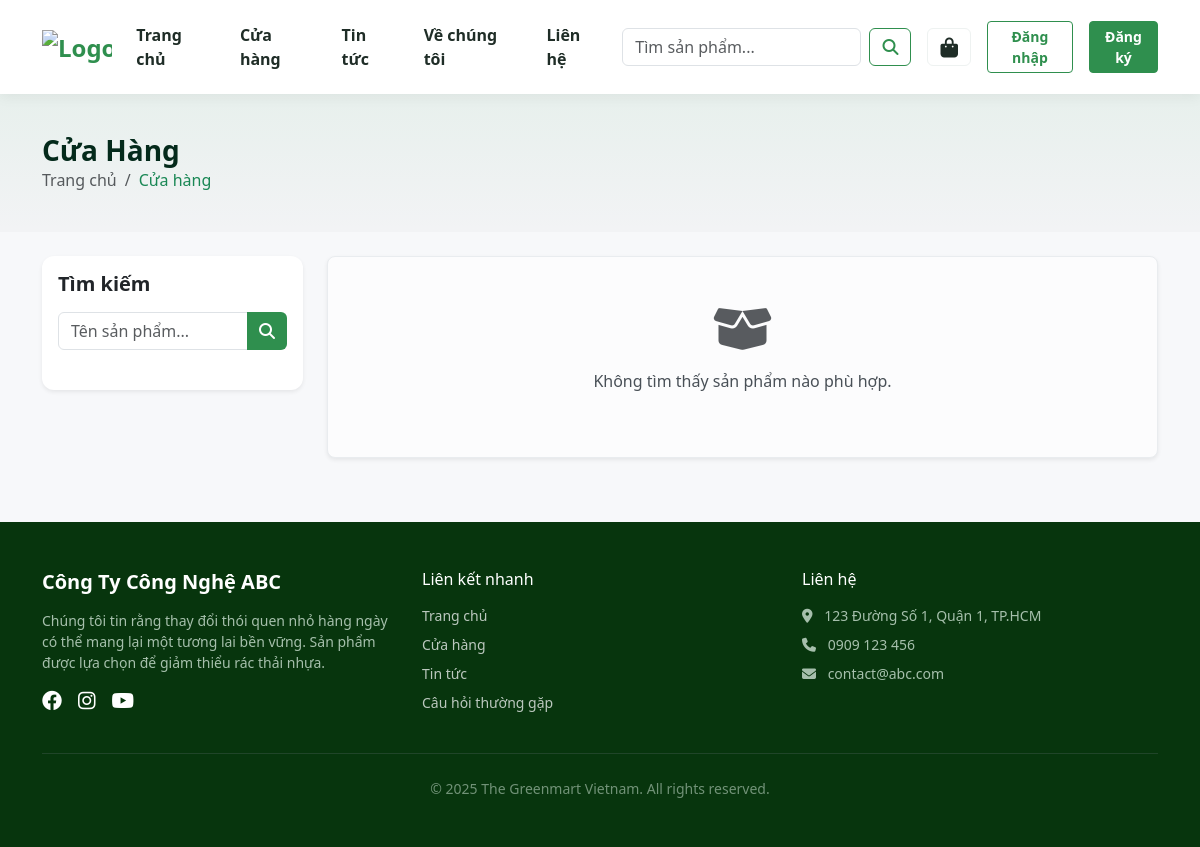
Page /index.php?controller=product&page=2 on the earlier database version.
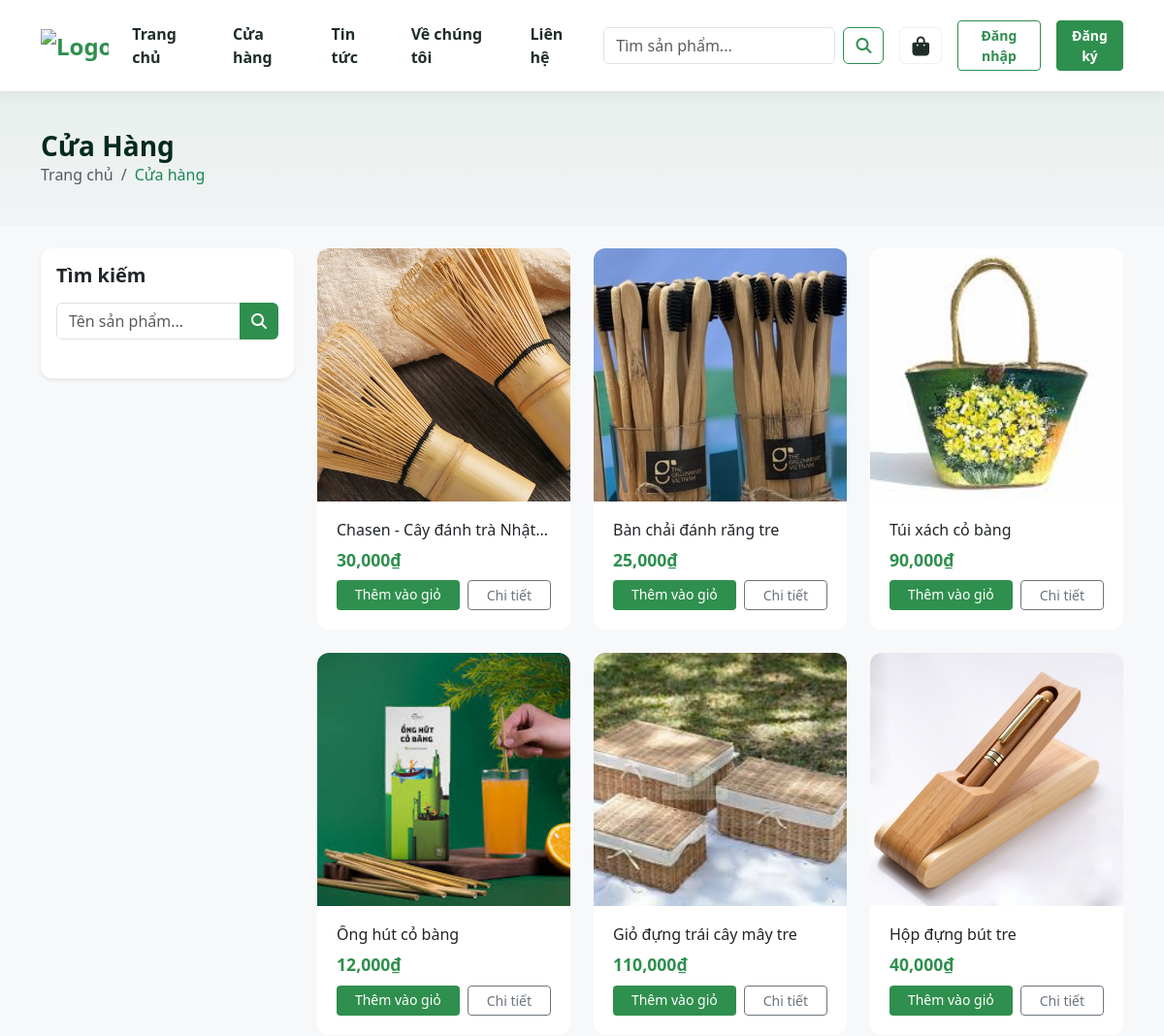
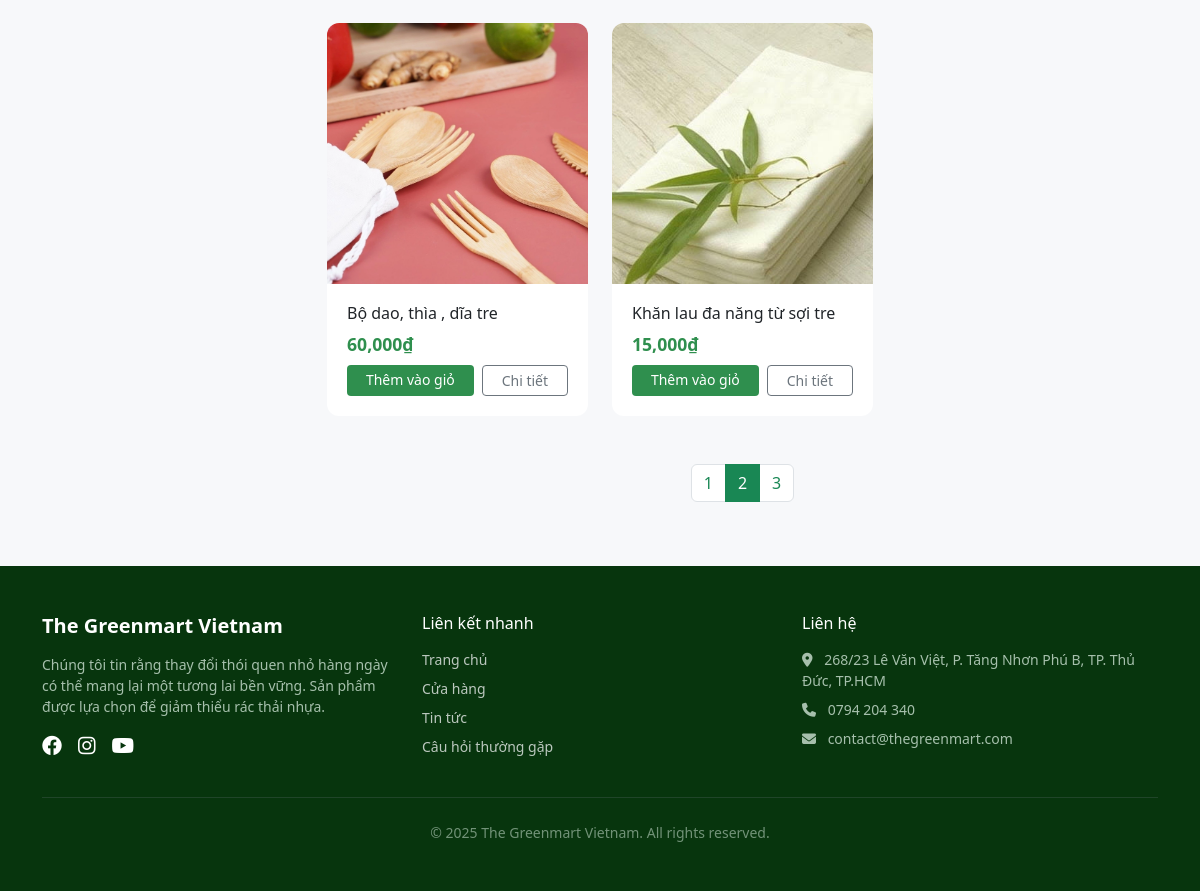
Same page on the later database version (2 pictures, top to bottom).
### tables this page shows
CREATE TABLE IF NOT EXISTS `products` (
  `id` int(11) NOT NULL AUTO_INCREMENT,
  `name` varchar(255) NOT NULL,
  `price` int(11) NOT NULL DEFAULT 0,
  `description` text DEFAULT NULL,
  `content` longtext DEFAULT NULL,
  `image` varchar(255) DEFAULT NULL,
  `created_at` timestamp DEFAULT current_timestamp(),
  PRIMARY KEY (`id`)
);

### controllers/ProductController.php (called while the page is built, shortened)
<?php
class ProductController extends BaseController {
    private $productModel;
    public function __construct() {
        $this->productModel = new ProductModel();
    }
    public function index() {
        $page = isset($_GET['page']) ? $_GET['page'] : 1;
        $pagingData = $this->productModel->paginate('products', $page, 8);
        $this->view('client/products/list', [
            'products' => $pagingData['data'],
            'totalPages' => $pagingData['total_pages'],
            'currentPage' => $pagingData['current_page']
        ]);
    }
}
?>

### models/BaseModel.php (called while the page is built, shortened)
<?php
class BaseModel {
    protected $conn;
    public function __construct() {
        $database = new Database();
        $this->conn = $database->getConnection();
    }
    public function all($table) {
        $sql = "SELECT * FROM $table";
        $stmt = $this->conn->prepare($sql);
        $stmt->execute();
        return $stmt->fetchAll(PDO::FETCH_ASSOC);
    }
    public function paginate($table, $page = 1, $limit = 10) {
        $offset = ($page - 1) * $limit;
        $sql = "SELECT * FROM $table LIMIT $limit OFFSET $offset";
        $stmt = $this->conn->prepare($sql);
        $stmt->execute();
        $data = $stmt->fetchAll(PDO::FETCH_ASSOC);
        $sqlCount = "SELECT COUNT(*) as total FROM $table";
        $stmtCount = $this->conn->prepare($sqlCount);
        $stmtCount->execute();
        $totalRecord = $stmtCount->fetch(PDO::FETCH_ASSOC)['total'];
        $totalPages = ceil($totalRecord / $limit);
        return [
            'data' => $data,
            'total_pages' => $totalPages,
            'current_page' => $page
        ];
    }
}
?>

### config/database.php (called while the page is built, shortened)
<?php
class Database {
    private $host = "localhost";
    private $db_name = "database";
    private $username = "root";
    private $password = "";
    public function getConnection() {
        $this->conn = null;
        try {
            $this->conn = new PDO("mysql:host=" . $this->host . ";dbname=" . $this->db_name . ";charset=utf8", $this->username, $this->password);
            $this->conn->setAttribute(PDO::ATTR_ERRMODE, PDO::ERRMODE_EXCEPTION);
        } catch(PDOException $exception) {
            echo "Lỗi kết nối: " . $exception->getMessage();
        }
        return $this->conn;
    }
}
?>

### views/client/products/list.php (the view, shortened to what the changed rows need)
<?php include './views/layouts/header_client.php'; ?>
<section class="page-header-block mb-4">
    <div class="container">
        <h1 class="fw-bold h3 mb-0" style="color: #042a1b;"><?php echo $title ?? 'Cửa Hàng'; ?></h1>
        <nav aria-label="breadcrumb">
            <ol class="breadcrumb mb-0 small">
                <li class="breadcrumb-item"><a href="index.php" class="text-decoration-none text-muted">Trang chủ</a></li>
                <li class="breadcrumb-item active text-success" aria-current="page">Cửa hàng</li>
            </ol>
        </nav>
    </div>
</section>
<div class="container mb-5">
    <div class="row">
        <div class="col-lg-3 mb-4">
            <div class="card border-0 shadow-sm p-3 sticky-top" style="top: 90px; border-radius: 12px;">
                <h5 class="fw-bold mb-3">Tìm kiếm</h5>
                <form action="index.php" method="GET" class="mb-4">
                    <div class="input-group">
                        <input type="text" class="form-control" name="keyword" placeholder="Tên sản phẩm..." value="<?php echo htmlspecialchars($_GET['keyword'] ?? ''); ?>">
                        <button class="btn btn-green" type="submit"><i class="fas fa-search"></i></button>
                    </div>
                </form>
            </div>
        </div>
        <div class="col-lg-9">
            <?php if(empty($products)): ?>
                <div class="alert alert-light text-center py-5 shadow-sm rounded-3">
                    <i class="fas fa-box-open fa-3x text-muted mb-3"></i>
                    <p>Không tìm thấy sản phẩm nào phù hợp.</p>
                </div>
            <?php else: ?>
                <div class="row g-4">
                    <?php foreach ($products as $p): ?>
                    <div class="col-md-4 col-sm-6">
                        <div class="card card-custom h-100">
                            <a href="index.php?controller=product&action=detail&id=<?php echo $p['id']; ?>">
                                <img src="./assets/uploads/<?php echo $p['image'] ? $p['image'] : 'default.jpg'; ?>"
                                     class="card-img-top-custom"
                                     alt="<?php echo $p['name']; ?>">
                            </a>
                            <div class="card-body-custom">
                                <h5 class="card-title text-truncate" style="font-size: 1rem;">
                                    <a href="index.php?controller=product&action=detail&id=<?php echo $p['id']; ?>" class="text-decoration-none text-dark">
                                        <?php echo $p['name']; ?>
                                    </a>
                                </h5>
                                <p class="text-price mb-2"><?php echo number_format($p['price']); ?>₫</p>
                                <div class="mt-auto d-flex gap-2">
                                    <a href="index.php?controller=cart&action=add&id=<?php echo $p['id']; ?>" class="btn btn-sm btn-green flex-fill">Thêm vào giỏ</a>
                                    <a href="index.php?controller=product&action=detail&id=<?php echo $p['id']; ?>" class="btn btn-sm btn-outline-secondary flex-fill">Chi tiết</a>
                                </div>
                            </div>
                        </div>
                    </div>
                    <?php endforeach; ?>
                </div>
                <?php if(isset($totalPages) && $totalPages > 1): ?>
                <nav class="mt-5">
                    <ul class="pagination justify-content-center">
                        <?php for ($i = 1; $i <= $totalPages; $i++): ?>
                        <li class="page-item <?php echo ($i == $currentPage) ? 'active' : ''; ?>">
                            <a class="page-link <?php echo ($i == $currentPage) ? 'bg-success border-success text-white' : 'text-success'; ?>"
                               href="index.php?controller=product&page=<?php echo $i; ?>">
                               <?php echo $i; ?>
                            </a>
                        </li>
                        <?php endfor; ?>
                    </ul>
                </nav>
                <?php endif; ?>
            <?php endif; ?>
        </div>
    </div>
</div>
<?php include './views/layouts/footer_client.php'; ?>

### views/layouts/footer_client.php (shortened to what the changed rows need)
<footer class="site-footer mt-auto" style="background: var(--dark-green); color: #dbeee1; padding: 48px 0;">
    <div class="container">
        <div class="row gy-4">
            <div class="col-md-4">
                <h5 class="text-white fw-bold mb-3"><?php echo $settings['site_name'] ?? 'The Greenmart Vietnam'; ?></h5>
                <p class="small opacity-75">
                    Chúng tôi tin rằng thay đổi thói quen nhỏ hàng ngày có thể mang lại một tương lai bền vững. Sản phẩm được lựa chọn để giảm thiểu rác thải nhựa.
                </p>
                <div class="d-flex gap-3 mt-3">
                    <a href="#" class="text-white"><i class="fab fa-facebook fa-lg"></i></a>
                    <a href="#" class="text-white"><i class="fab fa-instagram fa-lg"></i></a>
                    <a href="#" class="text-white"><i class="fab fa-youtube fa-lg"></i></a>
                </div>
            </div>
            <div class="col-md-4">
                <h6 class="text-white mb-3">Liên kết nhanh</h6>
                <ul class="list-unstyled small">
                    <li class="mb-2"><a href="index.php" class="text-decoration-none text-light opacity-75">Trang chủ</a></li>
                    <li class="mb-2"><a href="index.php?controller=product" class="text-decoration-none text-light opacity-75">Cửa hàng</a></li>
                    <li class="mb-2"><a href="index.php?controller=post" class="text-decoration-none text-light opacity-75">Tin tức</a></li>
                    <li class="mb-2"><a href="index.php?controller=page&action=faq" class="text-decoration-none text-light opacity-75">Câu hỏi thường gặp</a></li>
                </ul>
            </div>
            <div class="col-md-4">
                <h6 class="text-white mb-3">Liên hệ</h6>
                <ul class="list-unstyled small opacity-75">
                    <li class="mb-2"><i class="fas fa-map-marker-alt me-2"></i> <?php echo $settings['contact_address'] ?? 'TP.HCM'; ?></li>
                    <li class="mb-2"><i class="fas fa-phone me-2"></i> <?php echo $settings['contact_phone'] ?? '0123 456 789'; ?></li>
                    <li class="mb-2"><i class="fas fa-envelope me-2"></i> <?php echo $settings['contact_email'] ?? 'info@greenmart.vn'; ?></li>
                </ul>
            </div>
        </div>
        <hr class="border-secondary my-4 opacity-25">
        <div class="text-center small opacity-50">
            &copy; <span id="year"></span> The Greenmart Vietnam. All rights reserved.
        </div>
    </div>
</footer>
</body>
</html>

Differences in the rows shown:
added products: image (picture), name "Chasen - Cây đánh trà Nhật…", price "30,000"
added products: image (picture), name "Bàn chải đánh răng tre", price "25,000"
added products: image (picture), name "Túi xách cỏ bàng", price "90,000"
added products: image (picture), name "Ống hút cỏ bàng", price "12,000"
added products: image (picture), name "Giỏ đựng trái cây mây tre", price "110,000"
added products: image (picture), name "Hộp đựng bút tre", price "40,000"
added products: image (picture), name "Bộ dao, thìa , dĩa tre", price "60,000"
added products: image (picture), name "Khăn lau đa năng từ sợi tre", price "15,000"
Other differences:
$settings['site_name']: "Công Ty Công Nghệ ABC" → "The Greenmart Vietnam"
$settings['contact_address']: "123 Đường Số 1, Quận 1, TP.HCM" → "268/23 Lê Văn Việt, P. Tăng Nhơn Phú B, TP. Thủ Đức, TP.HCM"
$settings['contact_phone']: "0909 123 456" → "0794 204 340"
$settings['contact_email']: "contact@abc.com" → "contact@thegreenmart.com"
new list line: "1"
new list line: "2"
new list line: "3"
text no longer shown: "Không tìm thấy sản phẩm nào phù hợp."
